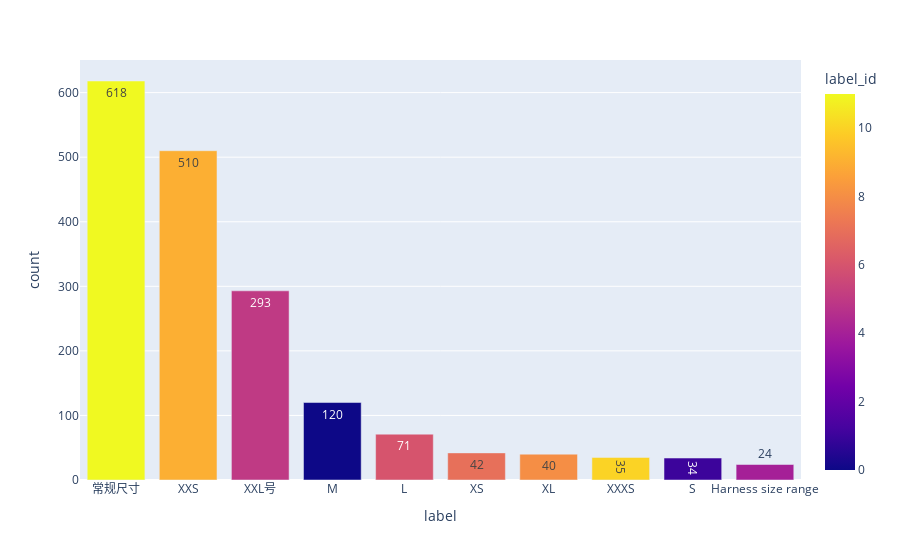

Notebook code for this chart:
### Code cell
import pandas as pd
import plotly.express as px
from collections import Counter
import random

# 读取 CSV
# file_path = './labeled/needs-1755761585.6115475.csv'
# file_path = "./labeled/summarize-1755767478.1369212.csv"
# file_path = "./labeled/颜色-1755768275.464413.csv"
# file_path = "./labeled/尺寸-1755768834.9017708.csv"
#file_path = "./labeled/summarize-1755832235.5945387.csv"
file_path = "./labeled/尺寸-1755854548.3942108.csv"


column_name = "尺寸"
df = pd.read_csv(file_path)

# 移除 needs 为空的行，方便后续处理
df[column_name] = df[column_name].fillna('')  # 空字符串替代 NaN

# 按 label_id 分组
grouped = df.groupby(['label_id', 'label'])

# 构造柱状图数据
data = []
for (label_id, label), group in grouped:
	count = len(group)
	needs_list = group[column_name].tolist()
	# 统计最多的 needs
	most_common_needs = Counter(needs_list).most_common(1)
	most_common_str = most_common_needs[0][0] if most_common_needs else ''
	# 随机选取 10 个 needs
	sample_needs = random.sample(needs_list, min(10, len(needs_list)))
	sample_str = ", ".join(sample_needs)
	hover_text = f"label: {label}<br>label_id: {label_id}<br>最多的 {column_name}: {most_common_str}<br>随机 10 个 {column_name}: {sample_str}<br>数量: {count}"
	data.append({
		'label': label,
		'label_id': label_id,
		'count': count,
		'hover': hover_text
	})

plot_df = pd.DataFrame(data)

# 按 count 从大到小排序
plot_df = plot_df.sort_values('count', ascending=False)

# 绘图
fig = px.bar(
	plot_df,
	x='label',
	y='count',
	color='label_id',
	text='count',
	hover_data={'hover': True, 'label': False, 'label_id': False, 'count': False},
	custom_data=['hover']
)

# 自定义悬停信息
fig.update_traces(hovertemplate='%{customdata[0]}')

# 输出 HTML
fig.write_html('cache.html')

# 展示
fig.show()

# 输出 HTML
fig.write_html(f'{column_name}-emb-zero-shot.html')

### Figure 1 — Plotly figure (JSON) as saved in the notebook; plotly's stock layout.template omitted (floating-point values rounded to 4 significant figures)
{"data": [{"customdata": [["label: 常规尺寸<br>label_id: 11<br>最多的 尺寸: 常规尺寸<br>随机 10 个 尺寸: 尺寸为小号，胸围15-18英寸。, 超小号尺寸, 常规尺寸, 常规尺寸, 常规尺寸, 常规尺寸, 中号胸围(18~21.75\"), 常规尺寸, 常规尺寸, 特小号尺寸<br>数量: 618", 11], ["label: XXS<br>label_id: 9<br>最多的 尺寸: Small<br>随机 10 个 尺寸: S (胸部: 12.5\"-14.5\"), S (Chest: 14.5 - 16\"), 小号（1件套）, XS (Chest: 13 - 14.5\"), 超小号（胸围13-14.5英寸）, L (Chest: 20 - 25\"), XL (Chest: 18.5\"-21\"), XXS, X-Large Chest (20.5-28\"), Medium size suitable for a range of dog sizes.<br>数量: 510", 9], ["label: XXL号<br>label_id: 5<br>最多的 尺寸: 中号<br>随机 10 个 尺寸: 超大号, 加大号, L号，胸围20-25英寸。, 中号，适合胸围17-21英寸的宠物, 中号, X-Large, S号（胸围：15-18英寸）, 特大号, 特小号（1件套）, 特大号<br>数量: 293", 5], ["label: M<br>label_id: 0<br>最多的 尺寸: Medium<br>随机 10 个 尺寸: M (Chest: 14.5\"-16.5\"), Medium, Medium, Regular, M, M (Chest: 17 - 21\"), Medium, Medium, Medium, M (Chest: 16 - 18\")<br>数量: 120", 0], ["label: L<br>label_id: 6<br>最多的 尺寸: Large<br>随机 10 个 尺寸: Large, Large, L码, L, Large, L (胸部: 18 - 20.5\"), Large, Large, Large, L size harness and leash set.<br>数量: 71", 6], ["label: XS<br>label_id: 7<br>最多的 尺寸: XS<br>随机 10 个 尺寸: XS, XS, XS, XS, XS, XS, XS, XS, XS, XS<br>数量: 42", 7], ["label: XL<br>label_id: 8<br>最多的 尺寸: XL<br>随机 10 个 尺寸: XL, XL, XL, XL, XL, XL, XL, XL, XL, XL<br>数量: 40", 8], ["label: XXXS<br>label_id: 10<br>最多的 尺寸: XXXS<br>随机 10 个 尺寸: XXXS (Chest: 10 - 11.5\" * Fit Cats), XXXS, XXXS（胸围10.5-13英寸）, XXXS（胸围：10 - 11.5英寸）, XXXS, XXXS规格，胸围10-11.5英寸, XXXS (Chest: 10.5 - 13\" * Fit Cats), XXXS（颈围：10.2\"-11.4\"；胸围：11.4\"-12.6\"）, XS码, XXXS号，适合胸围11-12英寸<br>数量: 35", 10], ["label: S<br>label_id: 1<br>最多的 尺寸: S<br>随机 10 个 尺寸: S, Pack of 1, S, S, S, S, S, S, S, S<br>数量: 34", 1], ["label: Harness size range<br>label_id: 4<br>最多的 尺寸: Harness size range.<br>随机 10 个 尺寸: M: 30-50 lbs (Chest:24-28\",Neck:17-19\"), Harness size range., L: 45-80 lbs (Chest:27-37\",Neck:19-25\"), M: 30-50 lbs (Chest:24-28\",Neck:17-19\"), L: 45-80 lbs (Chest:27-37\",Neck:19-25\"), S size, L (Chest: 20 - 25\") size harness., M size harness with chest size 14.5\"-16.5\"., L - Chest: 20 - 25 inches, Harness size range.<br>数量: 24", 4]], "hovertemplate": "%{customdata[0]}", "legendgroup": "", "marker": {"color": [11, 9, 5, 0, 6, 7, 8, 10, 1, 4], "coloraxis": "coloraxis", "pattern": {"shape": ""}}, "name": "", "orientation": "v", "showlegend": false, "text": [618.0, 510.0, 293.0, 120.0, 71.0, 42.0, 40.0, 35.0, 34.0, 24.0], "textposition": "auto", "type": "bar", "x": ["常规尺寸", "XXS", "XXL号", "M", "L", "XS", "XL", "XXXS", "S", "Harness size range"], "xaxis": "x", "y": [618, 510, 293, 120, 71, 42, 40, 35, 34, 24], "yaxis": "y"}], "layout": {"barmode": "relative", "coloraxis": {"colorbar": {"title": {"text": "label_id"}}, "colorscale": [[0, "#0d0887"], [0.1111, "#46039f"], [0.2222, "#7201a8"], [0.3333, "#9c179e"], [0.4444, "#bd3786"], [0.5556, "#d8576b"], [0.6667, "#ed7953"], [0.7778, "#fb9f3a"], [0.8889, "#fdca26"], [1, "#f0f921"]]}, "legend": {"tracegroupgap": 0}, "margin": {"t": 60}, "xaxis": {"anchor": "y", "domain": [0, 1], "title": {"text": "label"}}, "yaxis": {"anchor": "x", "domain": [0, 1], "title": {"text": "count"}}}}
